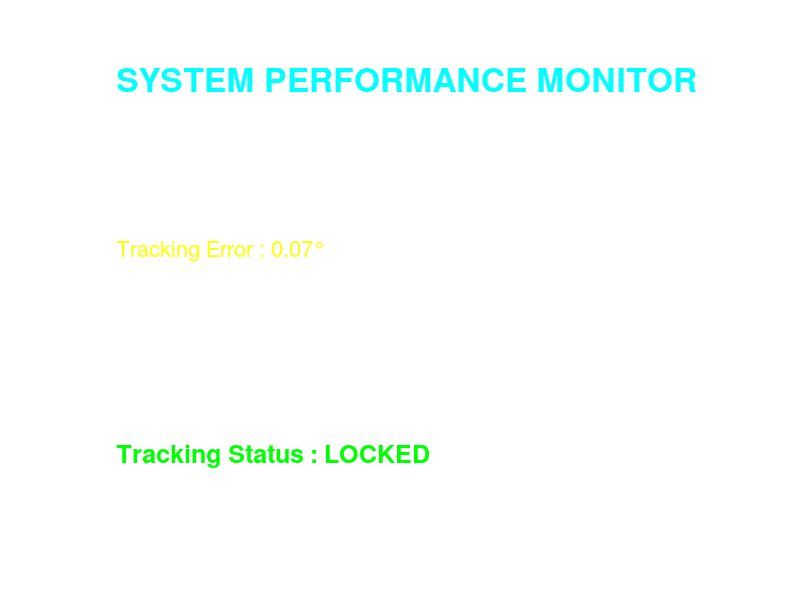

Write the MATLAB code that produced this figure.
clc;
close all;

%% Parameters

fc = 28e9;
N = 8;

beamGain = 15.03;
beamwidth = 12.7;

%% Create Figure

figure(...
    'Color',[0.08 0.08 0.08],...
    'Position',[250 120 900 600]);

for k = 1:60

    clf

    set(gcf,'Color',[0.08 0.08 0.08])

    %% Simulated Live Parameters

    userAngle = -60 + 2*k;

    estimatedDOA = userAngle + randn*0.15;

    trackingError = abs(userAngle-estimatedDOA);

    RSSI = -25 + randn*0.5;

    SNR = 28 + randn;

    latency = 0.8 + rand*0.3;

    throughput = 10 + rand*2;

    trackingStatus = "LOCKED";

    %% Dashboard

    axis off

    text(0.02,0.93,...
        'SYSTEM PERFORMANCE MONITOR',...
        'Color','cyan',...
        'FontSize',24,...
        'FontWeight','bold');

    text(0.02,0.82,...
        sprintf('Carrier Frequency : %.0f GHz',fc/1e9),...
        'Color','w',...
        'FontSize',16);

    text(0.02,0.76,...
        sprintf('Array Elements : %d',N),...
        'Color','w',...
        'FontSize',16);

    text(0.02,0.70,...
        sprintf('User Angle : %.1f°',userAngle),...
        'Color','w',...
        'FontSize',16);

    text(0.02,0.64,...
        sprintf('Estimated DOA : %.1f°',estimatedDOA),...
        'Color','w',...
        'FontSize',16);

    text(0.02,0.58,...
        sprintf('Tracking Error : %.2f°',trackingError),...
        'Color','yellow',...
        'FontSize',16);

    text(0.02,0.52,...
        sprintf('Beam Gain : %.2f dBi',beamGain),...
        'Color','w',...
        'FontSize',16);

    text(0.02,0.46,...
        sprintf('Beamwidth : %.2f°',beamwidth),...
        'Color','w',...
        'FontSize',16);

    text(0.02,0.40,...
        sprintf('RSSI : %.2f dBm',RSSI),...
        'Color','w',...
        'FontSize',16);

    text(0.02,0.34,...
        sprintf('SNR : %.2f dB',SNR),...
        'Color','w',...
        'FontSize',16);

    text(0.02,0.28,...
        sprintf('Latency : %.2f ms',latency),...
        'Color','w',...
        'FontSize',16);

    text(0.02,0.22,...
        sprintf('Throughput : %.2f Gbps',throughput),...
        'Color','w',...
        'FontSize',16);

    text(0.02,0.16,...
        sprintf('Tracking Status : %s',trackingStatus),...
        'Color','green',...
        'FontSize',18,...
        'FontWeight','bold');

    drawnow

    pause(0.05)

end

disp('=====================================')
disp('System Performance Monitor Completed')
disp('=====================================')
